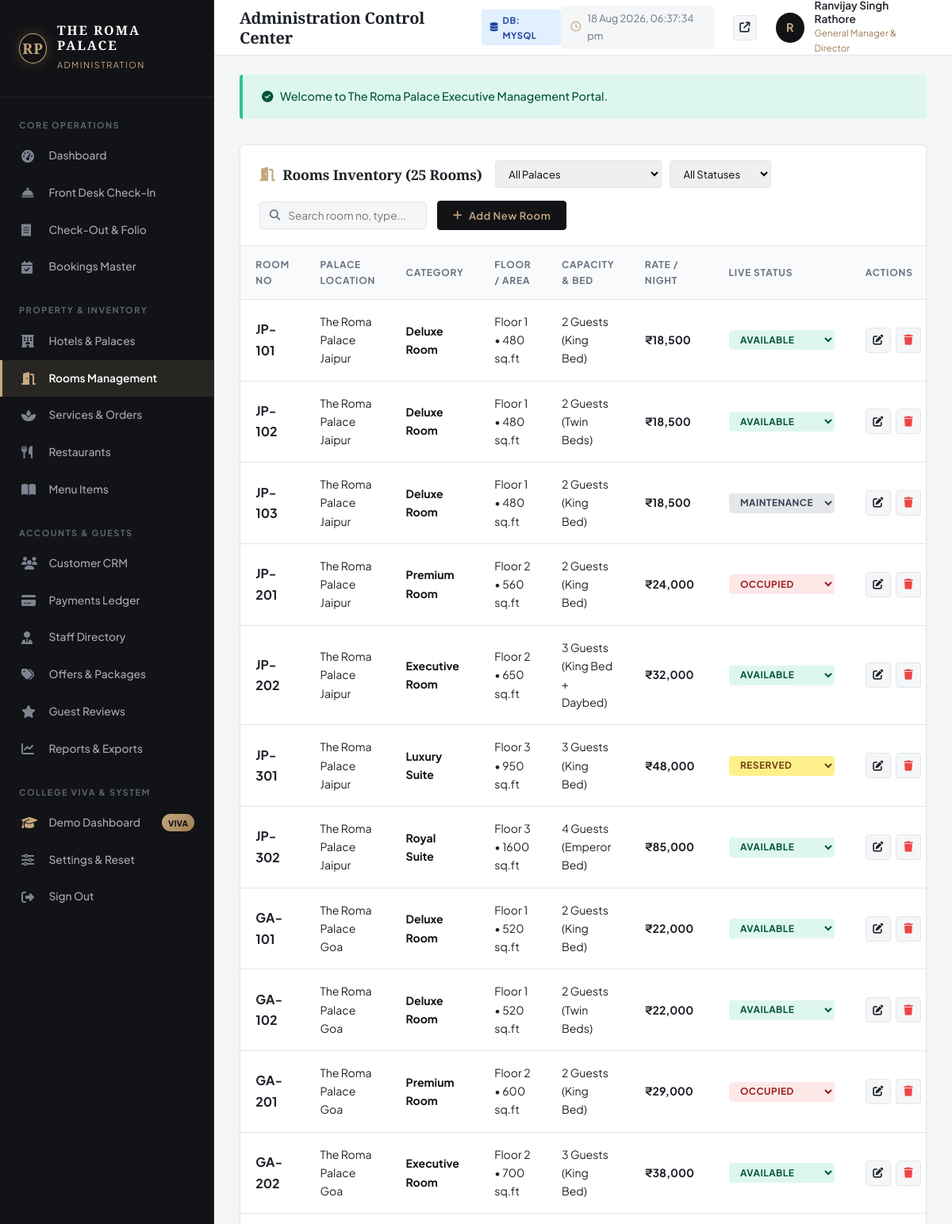
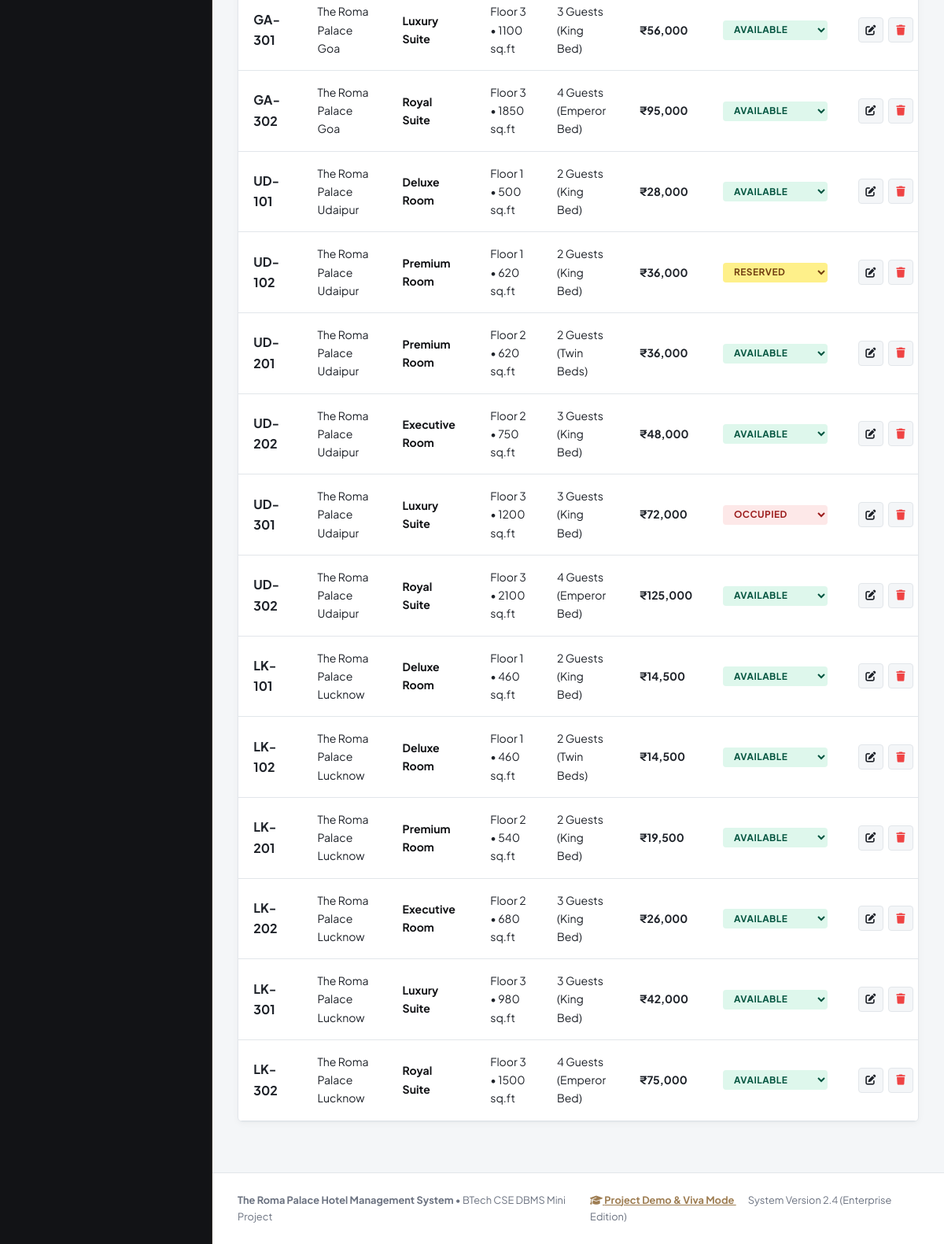
/admin/rooms.php (signed in), run on the app's committed database (2 pictures, top to bottom).
### tables this page shows
CREATE TABLE `rooms` (
    `room_id` INT AUTO_INCREMENT PRIMARY KEY,
    `hotel_id` INT NOT NULL,
    `room_number` VARCHAR(20) NOT NULL,
    `room_type` ENUM('Deluxe Room', 'Premium Room', 'Executive Room', 'Luxury Suite', 'Royal Suite') NOT NULL,
    `floor` INT NOT NULL DEFAULT 1,
    `capacity` INT NOT NULL DEFAULT 2,
    `bed_type` VARCHAR(50) NOT NULL DEFAULT 'King Bed',
    `size_sqft` INT NOT NULL DEFAULT 450,
    `price_per_night` DECIMAL(10,2) NOT NULL,
    `status` ENUM('Available', 'Reserved', 'Occupied', 'Maintenance') NOT NULL DEFAULT 'Available',
    `image_url` VARCHAR(255) NOT NULL,
    `description` TEXT NOT NULL,
    `view_type` VARCHAR(80) DEFAULT 'Palace Courtyard / Lake View',
    `created_at` TIMESTAMP DEFAULT CURRENT_TIMESTAMP,
    FOREIGN KEY (`hotel_id`) REFERENCES `hotels`(`hotel_id`) ON DELETE CASCADE,
    UNIQUE KEY `unique_hotel_room` (`hotel_id`, `room_number`),
    INDEX `idx_rooms_type` (`room_type`),
    INDEX `idx_rooms_status` (`status`),
    INDEX `idx_rooms_price` (`price_per_night`)
);

CREATE TABLE `hotels` (
    `hotel_id` INT AUTO_INCREMENT PRIMARY KEY,
    `name` VARCHAR(150) NOT NULL,
    `slug` VARCHAR(100) NOT NULL UNIQUE,
    `city` VARCHAR(80) NOT NULL,
    `state` VARCHAR(80) NOT NULL,
    `tagline` VARCHAR(200) NOT NULL,
    `address` TEXT NOT NULL,
    `phone` VARCHAR(30) NOT NULL,
    `email` VARCHAR(120) NOT NULL,
    `star_rating` DECIMAL(2,1) DEFAULT 5.0,
    `starting_price` DECIMAL(10,2) NOT NULL,
    `total_rooms` INT NOT NULL DEFAULT 30,
    `image_url` VARCHAR(255) NOT NULL,
    `description` TEXT NOT NULL,
    `highlights` TEXT NULL,
    `status` ENUM('active', 'maintenance', 'inactive') DEFAULT 'active',
    `created_at` TIMESTAMP DEFAULT CURRENT_TIMESTAMP,
    INDEX `idx_hotels_city` (`city`),
    INDEX `idx_hotels_slug` (`slug`)
);

### includes/auth.php (called while the page is built, shortened)
<?php
require_once __DIR__ . '/db.php';
function is_logged_in() {
    return isset($_SESSION['user_id']) && !empty($_SESSION['user_id']);
}
function is_admin() {
    return is_logged_in() && isset($_SESSION['role']) && $_SESSION['role'] === 'admin';
}
function current_admin() {
    $user_id = $_SESSION['user_id'];
    return db_fetch_one("SELECT a.*, u.email FROM admins a INNER JOIN users u ON a.user_id = u.user_id WHERE a.user_id = ?", [$user_id]);
}

### includes/db.php (called while the page is built, shortened)
<?php
$pdo = null;
if (getenv('USE_MYSQL') === 'true') {
    try {
        $dsn = "mysql:host=" . DB_HOST . ";port=" . DB_PORT . ";dbname=" . DB_NAME . ";charset=utf8mb4";
        $options = [
            PDO::ATTR_ERRMODE            => PDO::ERRMODE_EXCEPTION,
            PDO::ATTR_DEFAULT_FETCH_MODE => PDO::FETCH_ASSOC,
            PDO::ATTR_EMULATE_PREPARES   => false,
            PDO::ATTR_TIMEOUT            => 2
        ];
        $pdo = new PDO($dsn, DB_USER, DB_PASS, $options);
        $testStmt = $pdo->query("SELECT 1 FROM hotels LIMIT 1");
        $db_driver = 'mysql';
    } catch (Exception $e) {
        $pdo = setup_sqlite_fallback();
        $db_driver = 'sqlite';
    }
} else {
    try {
        $dsn = "mysql:host=" . DB_HOST . ";port=" . DB_PORT . ";dbname=" . DB_NAME . ";charset=utf8mb4";
        $options = [
            PDO::ATTR_ERRMODE            => PDO::ERRMODE_EXCEPTION,
            PDO::ATTR_DEFAULT_FETCH_MODE => PDO::FETCH_ASSOC,
            PDO::ATTR_EMULATE_PREPARES   => false,
            PDO::ATTR_TIMEOUT            => 1
        ];
        $testPdo = new PDO($dsn, DB_USER, DB_PASS, $options);
        $pdo = $testPdo;
    } catch (Exception $e) {
        $pdo = setup_sqlite_fallback();
        $db_driver = 'sqlite';
    }
}
function db_query($query, $params = []) {
    global $pdo;
    $stmt = $pdo->prepare($query);
    $stmt->execute($params);
    return $stmt;
}
function db_fetch_all($query, $params = []) {
    $stmt = db_query($query, $params);
    return $stmt->fetchAll();
}
function db_fetch_one($query, $params = []) {
    $stmt = db_query($query, $params);
    return $stmt->fetch() ?: null;
}
function format_inr($amount) {
    return '₹' . number_format((float)$amount, 0, '.', ',');
}

### admin/rooms.php (the view, shortened to what this page needs)
<?php
require_once __DIR__ . '/includes/admin-header.php';
$sql = "SELECT r.*, h.name AS hotel_name, h.city
        FROM rooms r
        INNER JOIN hotels h ON r.hotel_id = h.hotel_id
        WHERE 1=1";
$params = [];
$sql .= " ORDER BY r.hotel_id ASC, r.room_number ASC";
$rooms = db_fetch_all($sql, $params);
?>
<div class="admin-card">
  <div class="admin-card-header">
    <div style="display: flex; align-items: center; gap: 1rem; flex-wrap: wrap;">
      <h3 class="admin-card-title"><i class="fa-solid fa-door-open text-gold"></i> Rooms Inventory (<?php echo count($rooms); ?> Rooms)</h3>
      <form method="GET" action="rooms.php" style="display: flex; gap: 0.6rem; align-items: center;">
        <select name="hotel_id" onchange="this.form.submit()" style="padding: 0.45rem 0.8rem; border-radius: 4px; border: 1px solid var(--admin-border); font-size: 0.82rem;">
          <option value="">All Palaces</option>
        </select>
        <select name="status" onchange="this.form.submit()" style="padding: 0.45rem 0.8rem; border-radius: 4px; border: 1px solid var(--admin-border); font-size: 0.82rem;">
          <option value="">All Statuses</option>
        </select>
      </form>
    </div>
    <div class="admin-actions-bar">
      <div class="search-input-box">
        <i class="fa-solid fa-magnifying-glass"></i>
        <input type="text" placeholder="Search room no, type..." data-table-search="roomsMasterTable">
      </div>
      <button type="button" class="admin-btn-primary" onclick="openRoomModal()">
        <i class="fa-solid fa-plus"></i> Add New Room
      </button>
    </div>
  </div>
  <div class="admin-table-responsive">
    <table class="admin-table" id="roomsMasterTable">
      <thead>
        <tr>
          <th>Room No</th>
          <th>Palace Location</th>
          <th>Category</th>
          <th>Floor / Area</th>
          <th>Capacity & Bed</th>
          <th>Rate / Night</th>
          <th>Live Status</th>
          <th>Actions</th>
        </tr>
      </thead>
      <tbody>
        <?php foreach ($rooms as $rm): ?>
          <tr>
            <td><strong style="font-size: 1rem;"><?php echo htmlspecialchars($rm['room_number']); ?></strong></td>
            <td><?php echo htmlspecialchars($rm['hotel_name']); ?></td>
            <td><strong style="color: var(--admin-primary);"><?php echo htmlspecialchars($rm['room_type']); ?></strong></td>
            <td>Floor <?php echo $rm['floor']; ?> &bull; <?php echo $rm['size_sqft']; ?> sq.ft</td>
            <td><?php echo $rm['capacity']; ?> Guests (<?php echo htmlspecialchars($rm['bed_type']); ?>)</td>
            <td><strong><?php echo format_inr($rm['price_per_night']); ?></strong></td>
            <td>
              <form method="POST" action="rooms.php" style="display: inline;">
                <select name="new_status" onchange="this.form.submit()" class="badge badge-<?php
                  if ($rm['status'] === 'Available') echo 'success';
                  elseif ($rm['status'] === 'Occupied') echo 'danger';
                  elseif ($rm['status'] === 'Reserved') echo 'warning';
                  else echo 'secondary';
                ?>" style="border: none; cursor: pointer; font-weight: 700;">
                  <option value="Available" <?php echo ($rm['status'] === 'Available') ? 'selected' : ''; ?>>Available</option>
                  <option value="Occupied" <?php echo ($rm['status'] === 'Occupied') ? 'selected' : ''; ?>>Occupied</option>
                  <option value="Reserved" <?php echo ($rm['status'] === 'Reserved') ? 'selected' : ''; ?>>Reserved</option>
                  <option value="Maintenance" <?php echo ($rm['status'] === 'Maintenance') ? 'selected' : ''; ?>>Maintenance</option>
                </select>
              </form>
            </td>
            <td>
              <div class="action-btn-group">
                <button type="button" class="btn-action-icon" title="Edit Room" onclick='editRoomModal(<?php echo json_encode($rm); ?>)'>
                  <i class="fa-solid fa-pen-to-square"></i>
                </button>
                <form method="POST" action="rooms.php" onsubmit="return confirm('Delete room <?php echo $rm['room_number']; ?>?');" style="display: inline;">
                  <button type="submit" class="btn-action-icon" title="Delete Room" style="color: #EF4444;">
                    <i class="fa-solid fa-trash"></i>
                  </button>
                </form>
              </div>
            </td>
          </tr>
        <?php endforeach; ?>
      </tbody>
    </table>
  </div>
</div>
<?php require_once __DIR__ . '/includes/admin-footer.php'; ?>

### admin/includes/admin-header.php (shortened to what this page needs)
<?php
require_once __DIR__ . '/../../includes/db.php';
require_once __DIR__ . '/../../includes/auth.php';
$currentAdmin = current_admin() ?: ['full_name' => 'Ranvijay Singh Rathore', 'role_title' => 'General Manager'];
$currentAdminPage = basename($_SERVER['PHP_SELF']);
?>
<!DOCTYPE html>
<html lang="en">
<head>
  <link rel="stylesheet" href="https://cdnjs.cloudflare.com/ajax/libs/font-awesome/6.5.1/css/all.min.css">
  <link rel="stylesheet" href="../assets/css/style.css">
  <link rel="stylesheet" href="../assets/css/admin.css">
</head>
<body class="admin-body">
  <aside class="admin-sidebar">
    <a href="dashboard.php" class="admin-brand" style="text-decoration: none;">
      <div class="rp-monogram">
        <span>RP</span>
      </div>
      <div class="admin-brand-text">
        <h2>THE ROMA PALACE</h2>
        <span>ADMINISTRATION</span>
      </div>
    </a>
    <div class="admin-nav-section">
      <div class="admin-nav-title">CORE OPERATIONS</div>
      <ul class="admin-nav-list">
        <li class="admin-nav-item <?php echo ($currentAdminPage === 'dashboard.php') ? 'active' : ''; ?>">
          <a href="dashboard.php"><i class="fa-solid fa-gauge-high"></i> <span>Dashboard</span></a>
        </li>
        <li class="admin-nav-item <?php echo ($currentAdminPage === 'checkin.php') ? 'active' : ''; ?>">
          <a href="checkin.php"><i class="fa-solid fa-bell-concierge"></i> <span>Front Desk Check-In</span></a>
        </li>
        <li class="admin-nav-item <?php echo ($currentAdminPage === 'checkout.php') ? 'active' : ''; ?>">
          <a href="checkout.php"><i class="fa-solid fa-receipt"></i> <span>Check-Out & Folio</span></a>
        </li>
        <li class="admin-nav-item <?php echo ($currentAdminPage === 'bookings.php') ? 'active' : ''; ?>">
          <a href="bookings.php"><i class="fa-solid fa-calendar-check"></i> <span>Bookings Master</span></a>
        </li>
      </ul>
      <div class="admin-nav-title" style="margin-top: 1rem;">PROPERTY & INVENTORY</div>
      <ul class="admin-nav-list">
        <li class="admin-nav-item <?php echo ($currentAdminPage === 'hotels.php') ? 'active' : ''; ?>">
          <a href="hotels.php"><i class="fa-solid fa-hotel"></i> <span>Hotels & Palaces</span></a>
        </li>
        <li class="admin-nav-item <?php echo ($currentAdminPage === 'rooms.php') ? 'active' : ''; ?>">
          <a href="rooms.php"><i class="fa-solid fa-door-open"></i> <span>Rooms Management</span></a>
        </li>
        <li class="admin-nav-item <?php echo ($currentAdminPage === 'services.php') ? 'active' : ''; ?>">
          <a href="services.php"><i class="fa-solid fa-spa"></i> <span>Services & Orders</span></a>
        </li>
        <li class="admin-nav-item <?php echo ($currentAdminPage === 'restaurants.php') ? 'active' : ''; ?>">
          <a href="restaurants.php"><i class="fa-solid fa-utensils"></i> <span>Restaurants</span></a>
        </li>
        <li class="admin-nav-item <?php echo ($currentAdminPage === 'menu.php') ? 'active' : ''; ?>">
          <a href="menu.php"><i class="fa-solid fa-book-open"></i> <span>Menu Items</span></a>
        </li>
      </ul>
      <div class="admin-nav-title" style="margin-top: 1rem;">ACCOUNTS & GUESTS</div>
      <ul class="admin-nav-list">
        <li class="admin-nav-item <?php echo ($currentAdminPage === 'customers.php') ? 'active' : ''; ?>">
          <a href="customers.php"><i class="fa-solid fa-users"></i> <span>Customer CRM</span></a>
        </li>
        <li class="admin-nav-item <?php echo ($currentAdminPage === 'payments.php') ? 'active' : ''; ?>">
          <a href="payments.php"><i class="fa-solid fa-credit-card"></i> <span>Payments Ledger</span></a>
        </li>
        <li class="admin-nav-item <?php echo ($currentAdminPage === 'staff.php') ? 'active' : ''; ?>">
          <a href="staff.php"><i class="fa-solid fa-user-tie"></i> <span>Staff Directory</span></a>
        </li>
        <li class="admin-nav-item <?php echo ($currentAdminPage === 'offers.php') ? 'active' : ''; ?>">
          <a href="offers.php"><i class="fa-solid fa-tags"></i> <span>Offers & Packages</span></a>
        </li>
        <li class="admin-nav-item <?php echo ($currentAdminPage === 'reviews.php') ? 'active' : ''; ?>">
          <a href="reviews.php"><i class="fa-solid fa-star"></i> <span>Guest Reviews</span></a>
        </li>
        <li class="admin-nav-item <?php echo ($currentAdminPage === 'reports.php') ? 'active' : ''; ?>">
          <a href="reports.php"><i class="fa-solid fa-chart-line"></i> <span>Reports & Exports</span></a>
        </li>
      </ul>
      <div class="admin-nav-title" style="margin-top: 1rem;">COLLEGE VIVA & SYSTEM</div>
      <ul class="admin-nav-list">
        <li class="admin-nav-item <?php echo ($currentAdminPage === 'demo-presentation.php') ? 'active' : ''; ?>">
          <a href="demo-presentation.php">
            <i class="fa-solid fa-graduation-cap text-gold"></i>
            <span>Demo Dashboard</span>
            <span class="admin-badge-viva">Viva</span>
          </a>
        </li>
        <li class="admin-nav-item <?php echo ($currentAdminPage === 'settings.php') ? 'active' : ''; ?>">
          <a href="settings.php"><i class="fa-solid fa-sliders"></i> <span>Settings & Reset</span></a>
        </li>
        <li class="admin-nav-item">
          <a href="logout.php"><i class="fa-solid fa-right-from-bracket"></i> <span>Sign Out</span></a>
        </li>
      </ul>
    </div>
  </aside>
  <div class="admin-main-wrapper">
    <header class="admin-top-header">
      <div class="admin-header-left">
        <h1 class="admin-page-title"><?php echo isset($pageHeading) ? htmlspecialchars($pageHeading) : 'Administration Control Center'; ?></h1>
        <span class="badge badge-info" style="font-size: 0.7rem;">
          <i class="fa-solid fa-database"></i> DB: <?php echo strtoupper(CURRENT_DB_DRIVER); ?>
        </span>
      </div>
      <div class="admin-header-right">
        <div class="admin-time-badge">
          <i class="fa-regular fa-clock text-gold"></i>
          <span id="adminLiveClock">--:--:--</span>
        </div>
        <a href="../index.php" target="_blank" class="btn-action-icon" title="Preview Public Luxury Website">
          <i class="fa-solid fa-arrow-up-right-from-square"></i>
        </a>
        <div class="admin-user-menu">
          <div class="admin-avatar">
            <?php echo strtoupper(substr($currentAdmin['full_name'], 0, 1)); ?>
          </div>
          <div class="admin-user-info">
            <span class="admin-user-name"><?php echo htmlspecialchars($currentAdmin['full_name']); ?></span>
            <span class="admin-user-role"><?php echo htmlspecialchars($currentAdmin['role_title']); ?></span>
          </div>
        </div>
      </div>
    </header>
    <?php if (isset($_SESSION['flash_success'])): ?>
      <div style="margin: 1.5rem 2rem 0 2rem; background: #DEF7EC; color: #03543F; padding: 1rem 1.5rem; border-radius: 4px; border-left: 4px solid #31C48D; font-weight: 500; font-size: 0.9rem;">
        <i class="fa-solid fa-circle-check" style="margin-right: 6px;"></i>
        <?php echo htmlspecialchars($_SESSION['flash_success']); unset($_SESSION['flash_success']); ?>
      </div>
    <?php endif; ?>
    <main class="admin-content-body">

### data on the page
rooms: room_number "JP-101", hotel.name "The Roma Palace Jaipur", room_type "Deluxe Room", floor "1", size_sqft "480", capacity "2", bed_type "King Bed", price_per_night "₹18,500", new_status "Available"
rooms: room_number "JP-102", hotel.name "The Roma Palace Jaipur", room_type "Deluxe Room", floor "1", size_sqft "480", capacity "2", bed_type "Twin Beds", price_per_night "₹18,500", new_status "Available"
rooms: room_number "JP-103", hotel.name "The Roma Palace Jaipur", room_type "Deluxe Room", floor "1", size_sqft "480", capacity "2", bed_type "King Bed", price_per_night "₹18,500", new_status "Maintenance"
rooms: room_number "JP-201", hotel.name "The Roma Palace Jaipur", room_type "Premium Room", floor "2", size_sqft "560", capacity "2", bed_type "King Bed", price_per_night "₹24,000", new_status "Occupied"
rooms: room_number "JP-202", hotel.name "The Roma Palace Jaipur", room_type "Executive Room", floor "2", size_sqft "650", capacity "3", bed_type "King Bed + Daybed", price_per_night "₹32,000", new_status "Available"
rooms: room_number "JP-301", hotel.name "The Roma Palace Jaipur", room_type "Luxury Suite", floor "3", size_sqft "950", capacity "3", bed_type "King Bed", price_per_night "₹48,000", new_status "Reserved"
rooms: room_number "JP-302", hotel.name "The Roma Palace Jaipur", room_type "Royal Suite", floor "3", size_sqft "1600", capacity "4", bed_type "Emperor Bed", price_per_night "₹85,000", new_status "Available"
rooms: room_number "GA-101", hotel.name "The Roma Palace Goa", room_type "Deluxe Room", floor "1", size_sqft "520", capacity "2", bed_type "King Bed", price_per_night "₹22,000", new_status "Available"
rooms: room_number "GA-102", hotel.name "The Roma Palace Goa", room_type "Deluxe Room", floor "1", size_sqft "520", capacity "2", bed_type "Twin Beds", price_per_night "₹22,000", new_status "Available"
rooms: room_number "GA-201", hotel.name "The Roma Palace Goa", room_type "Premium Room", floor "2", size_sqft "600", capacity "2", bed_type "King Bed", price_per_night "₹29,000", new_status "Occupied"
rooms: room_number "GA-202", hotel.name "The Roma Palace Goa", room_type "Executive Room", floor "2", size_sqft "700", capacity "3", bed_type "King Bed", price_per_night "₹38,000", new_status "Available"
rooms: room_number "GA-301", hotel.name "The Roma Palace Goa", room_type "Luxury Suite", floor "3", size_sqft "1100", capacity "3", bed_type "King Bed", price_per_night "₹56,000", new_status "Available"
rooms: room_number "GA-302", hotel.name "The Roma Palace Goa", room_type "Royal Suite", floor "3", size_sqft "1850", capacity "4", bed_type "Emperor Bed", price_per_night "₹95,000", new_status "Available"
rooms: room_number "UD-101", hotel.name "The Roma Palace Udaipur", room_type "Deluxe Room", floor "1", size_sqft "500", capacity "2", bed_type "King Bed", price_per_night "₹28,000", new_status "Available"
rooms: room_number "UD-102", hotel.name "The Roma Palace Udaipur", room_type "Premium Room", floor "1", size_sqft "620", capacity "2", bed_type "King Bed", price_per_night "₹36,000", new_status "Reserved"
rooms: room_number "UD-201", hotel.name "The Roma Palace Udaipur", room_type "Premium Room", floor "2", size_sqft "620", capacity "2", bed_type "Twin Beds", price_per_night "₹36,000", new_status "Available"
rooms: room_number "UD-202", hotel.name "The Roma Palace Udaipur", room_type "Executive Room", floor "2", size_sqft "750", capacity "3", bed_type "King Bed", price_per_night "₹48,000", new_status "Available"
rooms: room_number "UD-301", hotel.name "The Roma Palace Udaipur", room_type "Luxury Suite", floor "3", size_sqft "1200", capacity "3", bed_type "King Bed", price_per_night "₹72,000", new_status "Occupied"
rooms: room_number "UD-302", hotel.name "The Roma Palace Udaipur", room_type "Royal Suite", floor "3", size_sqft "2100", capacity "4", bed_type "Emperor Bed", price_per_night "₹125,000", new_status "Available"
rooms: room_number "LK-101", hotel.name "The Roma Palace Lucknow", room_type "Deluxe Room", floor "1", size_sqft "460", capacity "2", bed_type "King Bed", price_per_night "₹14,500", new_status "Available"
rooms: room_number "LK-102", hotel.name "The Roma Palace Lucknow", room_type "Deluxe Room", floor "1", size_sqft "460", capacity "2", bed_type "Twin Beds", price_per_night "₹14,500", new_status "Available"
rooms: room_number "LK-201", hotel.name "The Roma Palace Lucknow", room_type "Premium Room", floor "2", size_sqft "540", capacity "2", bed_type "King Bed", price_per_night "₹19,500", new_status "Available"
rooms: room_number "LK-202", hotel.name "The Roma Palace Lucknow", room_type "Executive Room", floor "2", size_sqft "680", capacity "3", bed_type "King Bed", price_per_night "₹26,000", new_status "Available"
rooms: room_number "LK-301", hotel.name "The Roma Palace Lucknow", room_type "Luxury Suite", floor "3", size_sqft "980", capacity "3", bed_type "King Bed", price_per_night "₹42,000", new_status "Available"
rooms: room_number "LK-302", hotel.name "The Roma Palace Lucknow", room_type "Royal Suite", floor "3", size_sqft "1500", capacity "4", bed_type "Emperor Bed", price_per_night "₹75,000", new_status "Available"

### other printed values
CURRENT_DB_DRIVER "MYSQL"
substr($currentAdmin['full_name'], 0, 1) "R"
$currentAdmin['full_name'] "Ranvijay Singh Rathore"
$currentAdmin['role_title'] "General Manager & Director"
$_SESSION['flash_success'] "Welcome to The Roma Palace Executive Management Portal."
count($rooms) "25"
